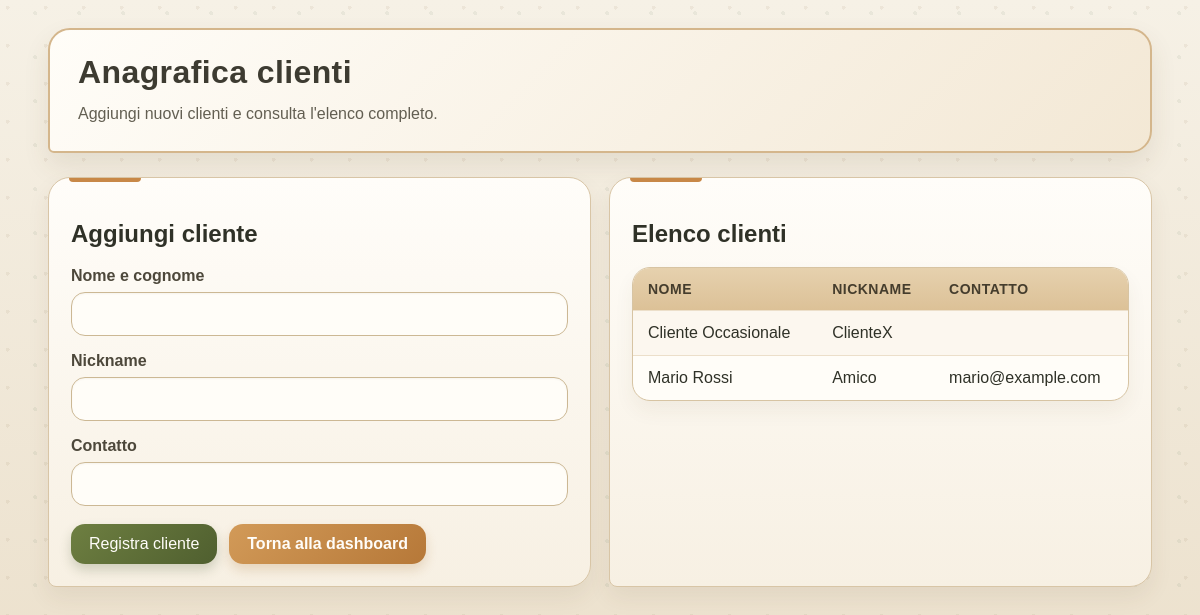
The page /clienti.php on the database its author committed.
### tables this page shows
CREATE TABLE IF NOT EXISTS Clienti (
    id_cliente INT AUTO_INCREMENT PRIMARY KEY,
    nome VARCHAR(100) NOT NULL,
    nickname VARCHAR(50),
    contatto VARCHAR(100)
);

### clienti.php (the view, shortened to what this page needs)
<?php
include 'config.php';
$res = mysqli_query($conn, "SELECT * FROM Clienti ORDER BY nome ASC");
?>
<!DOCTYPE html>
<html lang="it">
<head>
    <link rel="stylesheet" href="app.css">
</head>
<body>
    <div class="container">
        <div class="page-header">
            <h1>Anagrafica clienti</h1>
            <p>Aggiungi nuovi clienti e consulta l'elenco completo.</p>
        </div>
        <div class="card-grid footer-space">
            <div class="panel">
                <h2>Aggiungi cliente</h2>
                <form method="POST">
                    <div class="form-group">
                        <label>Nome e cognome</label>
                        <input type="text" name="nome" required>
                    </div>
                    <div class="form-group">
                        <label>Nickname</label>
                        <input type="text" name="nickname">
                    </div>
                    <div class="form-group">
                        <label>Contatto</label>
                        <input type="text" name="contatto">
                    </div>
                    <div class="actions">
                        <button type="submit">Registra cliente</button>
                        <a class="btn btn-light" href="index.php">Torna alla dashboard</a>
                    </div>
                </form>
            </div>
            <div class="panel table-wrap">
                <h2>Elenco clienti</h2>
                <table>
                    <tr>
                        <th>Nome</th>
                        <th>Nickname</th>
                        <th>Contatto</th>
                    </tr>
                    <?php while ($row = mysqli_fetch_assoc($res)) { ?>
                        <tr>
                            <td><?php echo $row['nome']; ?></td>
                            <td><?php echo $row['nickname']; ?></td>
                            <td><?php echo $row['contatto']; ?></td>
                        </tr>
                    <?php } ?>
                </table>
            </div>
        </div>
    </div>
</body>
</html>

### app.css (style rules this page uses)
body { margin: 0; font-family: Verdana, Geneva, Tahoma, sans-serif; background: #efe7d7; background-image: radial-gradient(circle at 20% 20%, rgba(123, 92, 52, 0.08) 0, rgba(123, 92, 52, 0.08) 2px, transparent 2px), radial-gradient(circle at 80% 30%, rgba(78, 110, 77, 0.08) 0, rgba(78, 110, 77, 0.08) 2px, transparent 2px), linear-gradient(180deg, #f6f1e6 0%, #ece1cd 100%); background-size: 38px 38px, 44px 44px, auto; color: #2f3127; }
.container { width: 92%; max-width: 1120px; margin: 0 auto; padding: 28px 0 48px; }
.hero h1, .page-header h1 { margin: 0 0 10px; letter-spacing: 0.4px; }
.hero p, .page-header p { margin: 0; line-height: 1.6; }
.page-header { background: linear-gradient(135deg, #fffdf8, #f3e8d5); color: #3d3b31; padding: 24px 28px; margin-bottom: 24px; border: 2px solid #d4b68c; border-radius: 22px 22px 22px 6px; box-shadow: 0 12px 26px rgba(91, 67, 35, 0.1); }
.page-header p { color: #635f52; }
a { color: #5b4f2d; text-decoration: none; font-weight: 600; }
.nav-grid, .card-grid { display: grid; grid-template-columns: repeat(auto-fit, minmax(240px, 1fr)); gap: 18px; }
.card, .panel { background: linear-gradient(180deg, #fffdf9, #f7f0e3); border: 1px solid #d8c5a6; border-radius: 22px 22px 22px 8px; padding: 22px; box-shadow: 0 10px 22px rgba(85, 65, 38, 0.08); position: relative; }
.card::before, .panel::before { content: ""; position: absolute; top: 0; left: 20px; width: 72px; height: 4px; background: #c88847; border-radius: 0 0 8px 8px; }
.actions { display: flex; gap: 12px; flex-wrap: wrap; margin-top: 18px; }
form { margin: 0; }
.form-group { margin-bottom: 16px; }
label { display: block; font-weight: 700; margin-bottom: 7px; color: #4d483b; }
input, select, textarea, button { font: inherit; }
input, select, textarea { width: 100%; padding: 12px 13px; border: 1px solid #ccb894; border-radius: 14px; background: #fffdf8; color: #2f3127; box-sizing: border-box; box-shadow: inset 0 1px 2px rgba(85, 65, 38, 0.05); }
button, .btn { display: inline-block; padding: 11px 18px; background: linear-gradient(135deg, #6e7f41, #4f5f2f); color: #fffdf9; border: 0; border-radius: 14px; cursor: pointer; box-shadow: 0 6px 12px rgba(63, 83, 41, 0.22); }
.btn-light { background: linear-gradient(135deg, #d29a58, #b67838); box-shadow: 0 6px 12px rgba(160, 98, 31, 0.2); }
.table-wrap { overflow-x: auto; }
table { width: 100%; border-collapse: separate; border-spacing: 0; background: #fffdf8; border: 1px solid #d7c4a3; border-radius: 18px; overflow: hidden; box-shadow: 0 10px 20px rgba(85, 65, 38, 0.06); }
th, td { padding: 13px 15px; border-bottom: 1px solid #ecdfca; text-align: left; }
th { background: linear-gradient(180deg, #e6d1ae, #dcc197); color: #453d2d; font-size: 14px; text-transform: uppercase; letter-spacing: 0.5px; }
tr:nth-child(even) td { background: #fcf7ef; }
tr:last-child td { border-bottom: 0; }
.footer-space { margin-bottom: 28px; }

### rows shown on the page
clienti: nome "Cliente Occasionale", nickname "ClienteX"
clienti: nome "Mario Rossi", nickname "Amico", contatto "mario@example.com"
